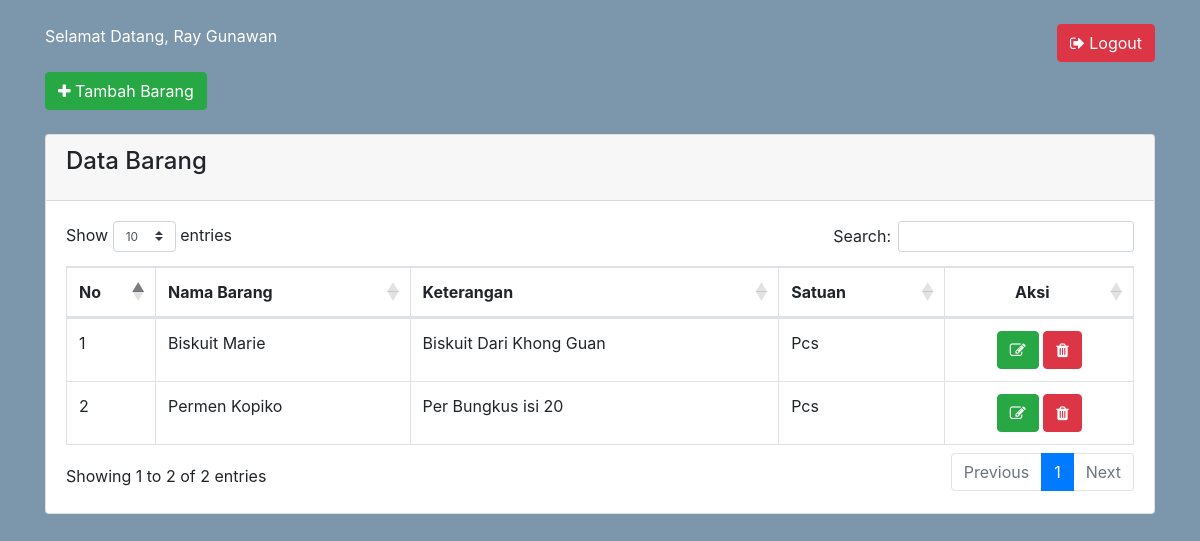
Screenshot of /index.php (signed in) with the database file from the repository.
### tables this page shows
CREATE TABLE `pengguna` (
  `IdPengguna` int(11) NOT NULL,
  `NamaPengguna` varchar(50) NOT NULL,
  `PASSWORD` char(128) NOT NULL,
  `NamaDepan` varchar(25) NOT NULL,
  `NamaBelakang` varchar(25) DEFAULT NULL,
  `NoHp` varchar(12) NOT NULL,
  `alamat` text NOT NULL,
  `IdAkses` int(11) DEFAULT NULL
);

CREATE TABLE `barang` (
  `IdBarang` int(11) NOT NULL,
  `NamaBarang` varchar(50) NOT NULL,
  `Keterangan` varchar(100) NOT NULL,
  `satuan` varchar(30) NOT NULL,
  `IdPengguna` int(11) NOT NULL
);

### proses/panggil.php (called while the page is built, shortened)
<?php
    include 'prosescrud.php';
    $db = new Koneksi();
    $koneksi =  $db->DBConnect();
    $proses = new prosesCrud($koneksi);
    $id = $_SESSION['ADMIN']['IdPengguna'];
    $sesi = $proses->tampil_data_id('pengguna','IdPengguna',$id);
?>

### proses/prosescrud.php (called while the page is built, shortened)
<?php
class prosesCrud {
    protected $db;
    function __construct($db){
        $this->db = $db;
    }
    function tampil_data_barang($tabel,$user_id)
    {
        $row = $this->db->prepare("SELECT * FROM $tabel where IdPengguna = ?");
        $row->execute(array($user_id));
        return $hasil = $row->fetchAll();
    }
    function tampil_data_id($tabel,$where,$id)
    {
        $row = $this->db->prepare("SELECT * FROM $tabel WHERE $where = ?");
        $row->execute(array($id));
        $hasil = $row->fetch();
        return $hasil;
    }
}

### index.php (the view, shortened to what this page needs)
<?php
    require 'proses/panggil.php';
?>
<!DOCTYPE HTML>
<html>
	<head>
        <link rel="stylesheet" href="https://cdnjs.cloudflare.com/ajax/libs/twitter-bootstrap/4.1.3/css/bootstrap.css">
        <link rel="stylesheet" href="https://cdn.datatables.net/1.10.19/css/dataTables.bootstrap4.min.css" />
        <link rel="stylesheet" href="https://stackpath.bootstrapcdn.com/font-awesome/4.7.0/css/font-awesome.min.css">
	</head>
    <body style="background:#7C96AB;">
		<div class="container">
			<div class="row">
				<div class="col-lg-12">
                    <?php
                        if(!empty($_SESSION['ADMIN']))
                        {
                    ?>
                    <br/>
                    <span style="color:#fff";>Selamat Datang, <?php echo $sesi['NamaDepan'];?></span>
                    <a href="logout.php" class="btn btn-danger btn-md float-right"><span class="fa fa-sign-out"></span> Logout</a>
                    <br/><br/>
                    <a href="tambah.php" class="btn btn-success btn-md"><span class="fa fa-plus"></span> Tambah Barang</a>
                    <br/><br/>
                    <div class="card">
                        <div class="card-header">
                            <h4 class="card-title">Data Barang</h4>
                        </div>
                        <div class="card-body">
                            <table class="table table-hover table-bordered" id="mytable" style="margin-top: 10px">
                                <thead>
                                    <tr>
                                        <th width="50px">No</th>
                                        <th>Nama Barang</th>
                                        <th>Keterangan</th>
                                        <th>Satuan</th>
                                        <th style="text-align: center;">Aksi</th>
                                    </tr>
                                </thead>
                                <tbody>
                                <?php
                                    $no=1;
                                    $hasil = $proses->tampil_data_barang('barang',$sesi['IdPengguna']);
                                    foreach($hasil as $isi){
                                ?>
                                    <tr>
                                        <td><?php echo $no; ?></td>
                                        <td><?php echo $isi['NamaBarang']?></td>
                                        <td><?php echo $isi['Keterangan'];?></td>
                                        <td><?php echo $isi['satuan'];?></td>
                                        <td style="text-align: center;">
                                            <a href="edit.php?id=<?php echo $isi['IdBarang']; ?>" class="btn btn-success btn-md">
                                            <span class="fa fa-edit"></span></a>
                                            <a onclick="return confirm('Apakah yakin data akan di hapus?')" href="proses/crud.php?aksi=hapusBarang&IdBarang=<?php echo $isi['IdBarang'];?>"
                                            class="btn btn-danger btn-md"><span class="fa fa-trash"></span></a>
                                        </td>
                                    </tr>
                                <?php
                                    $no++;
                                    }
                                ?>
                                </tbody>
                            </table>
                        </div>
                    </div>
                    <?php
                    }?>
			    </div>
			</div>
		</div>
	</body>
</html>

### rows the page displays
pengguna: NamaDepan "Ray Gunawan"
barang: NamaBarang "Biskuit Marie", Keterangan "Biskuit Dari Khong Guan", satuan "Pcs"
barang: NamaBarang "Permen Kopiko", Keterangan "Per Bungkus isi 20", satuan "Pcs"
